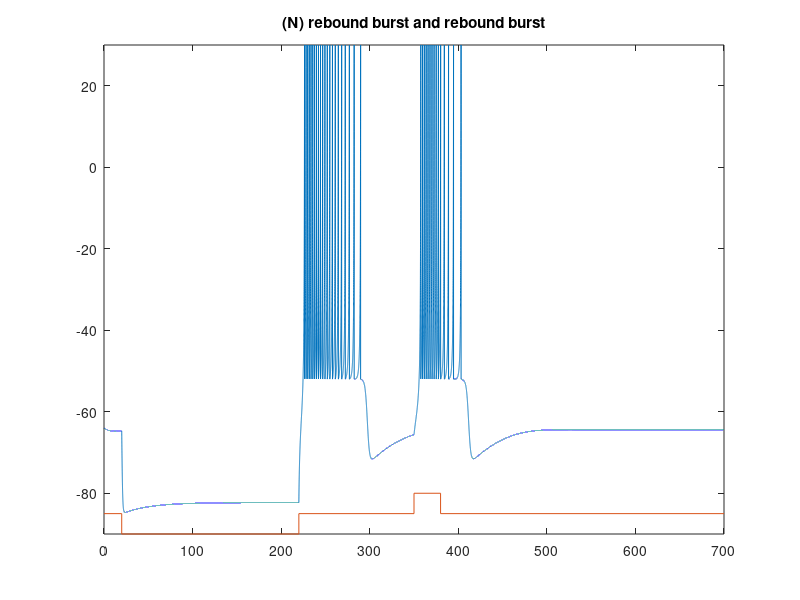

The MATLAB script that drew this image:
tic
a=0.03; b=0.25; c=-52;  d=0;
V=-64;  u=b*V;
T_end = 700;
tau = 0.01;  tspan = 0:tau:T_end;
disp(tau)
T1=20;
current_span = 200;

VV=zeros(1, length(tspan));  
uu=zeros(1, length(tspan));

T2 = 350;
current_span2 = 30;
for t=tspan
    if (t>T1) & (t < T1+current_span) 
        I=-20;
    elseif (t>T2) & (t < T2+current_span2)
        I=2;
    else
        I=0;
    end;
    V = V + tau*(0.04*V^2+5*V+140-u+I);
    u = u + tau*a*(b*V-u);
    if V > 30
        VV(1, round(t/tau + 1))=30;
        V = c;
        u = u + d;
    else
        VV(1, round(t/tau + 1))=V;
    end;
    uu(1, round(t/tau + 1))=u;
end;
toc

plot(tspan,VV,[0 T1 T1 (T1+current_span) (T1+current_span) T2 T2 (T2+current_span2) (T2+current_span2) max(tspan)],-85+[0 0 -5 -5 0 0 5 5 0 0]);
axis([0 max(tspan) -90 30])
title('(N) rebound burst and rebound burst');
